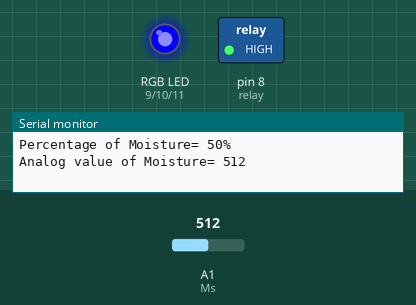
Simulated run of this sketch. Board: Arduino Uno, built with avr-gcc and run on an emulated ATmega328P. Shown: switched loads named in the sketch (green lamp = pin HIGH), an RGB LED mixed from three pins (HIGH = lit), the last lines printed to the serial monitor. The test bench sets the inputs (shaded band); at power-on: A1 (Ms) = 512.

Above: at 0.9 s.
3.2 s: A1 (Ms) set to 497
At 4.4 s:
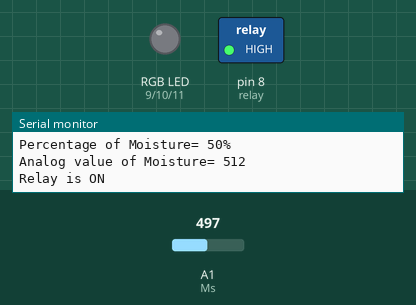
At 5.5 s:
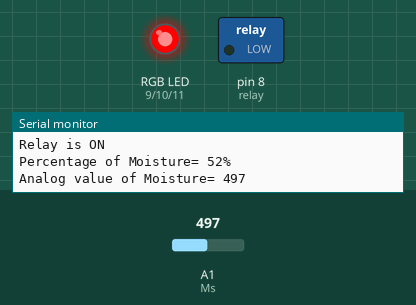
6.7 s: A1 (Ms) set to 522
At 8.5 s:
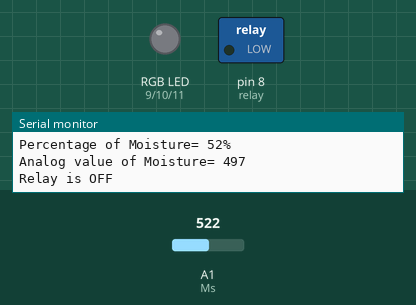
Timing chart, 0 to 16.2 s (numbered marks = the images above; inputs shaded):
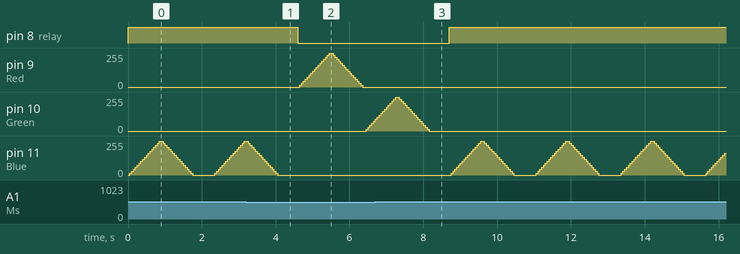

The sketch:

system.ino
```cpp
const int Red = 9,Green = 10, Blue = 11;
int Ms = A1, relay = 8,dt= 1000, dtt = 50,value = 0,per,i;

void setup()
    {
    pinMode(Ms,INPUT);
    pinMode(relay,OUTPUT);
    pinMode(Red,OUTPUT);
    pinMode(Green,OUTPUT);
    pinMode(Blue,OUTPUT);
    Serial.begin(9600);
    }

void loop()
    {
    value = analogRead(Ms);
    per = map(value,0,1023,100,0);
    Serial.print("Percentage of Moisture= ");
    Serial.print(per);
    Serial.println("%     ");
    Serial.print("Analog value of Moisture= ");
    Serial.println(value);
    if (value >= 512)//water level is low
        {
        digitalWrite(relay,HIGH);
        Blueled();
        Serial.println("Relay is ON");
        }
    if (value < 512)//water level is high
        {
        digitalWrite(relay,LOW);
        Redled();
        Greenled();
        Serial.println("Relay is OFF");
        }
    delay(500);
    }


void Redled()
    {
    for (i=0;i<=255;i=i+15)
        {
        analogWrite(Red,i);
        delay(dtt);
        }
    for (i=255;i>=0;i=i-15)
        {
        analogWrite(Red,i);
        delay(dtt);
        }
    digitalWrite(Red,LOW);
    }

void Greenled()
    {
    for (i=0;i<=255;i=i+15)
        {
        analogWrite(Green,i);
        delay(dtt);
        }
    for (i=255;i>=0;i=i-15)
        {
        analogWrite(Green,i);
        delay(dtt);
        }
    digitalWrite(Green,LOW);
    }

void Blueled()
    {
    for (i=0;i<=255;i=i+15)
        {
        analogWrite(Blue,i);
        delay(dtt);
        }
    for (i=255;i>=0;i=i-15)
        {
        analogWrite(Blue,i);
        delay(dtt);
        }
    digitalWrite(Blue,LOW);
    }

void LightBlueled()
    {
    for (i=0;i<=255;i=i+15)
        {
        analogWrite(Blue,i);
        analogWrite(Green,i);
        delay(dtt);
        }
    for (i=255;i>=0;i=i-15)
        {
        analogWrite(Blue,i);
        analogWrite(Green,i);
        delay(dtt);
        }
    digitalWrite(Blue,LOW);
    digitalWrite(Green,LOW);
    }

void Pinkled()
    {
    for (i=0;i<=255;i=i+15)
        {
        analogWrite(Red,i);
        analogWrite(Blue,i);
        delay(dtt);
        }
    for (i=255;i>=0;i=i-15)
        {
        analogWrite(Red,i);
        analogWrite(Blue,i);
        delay(dtt);
        }
    digitalWrite(Red,LOW);
    digitalWrite(Blue,LOW);
    }

void Yellowled()
    {
    for (i=0;i<=255;i=i+15)
        {
        analogWrite(Red,i);
        analogWrite(Green,i);
        delay(dtt);
        }
    for (i=255;i>=0;i=i-15)
        {
        analogWrite(Red,i);
        analogWrite(Green,i);
        delay(dtt);
        }
    digitalWrite(Red,LOW);
    digitalWrite(Green,LOW);
}
```

Measured:
- the behaviour switches between 512 and 511 on A1 (Ms) (found by bisection; images 0 and 1)
- after the input at 3.2 s, pin 8 (relay): HIGH → LOW after 1.4 s; pin 9 (Red): rises from 0/255 to 255/255 in 0.80 s, then falls to 0/255 in 0.90 s; pin 10 (Green): 0/255 → 75/255 after 3.3 s; pin 11 (Blue): goes on until 4.1 s, then stays 0/255
